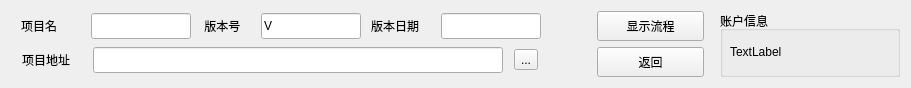
   <widget class="QWidget" name="layoutWidget">
    <property name="geometry">
     <rect>
      <x>10</x>
      <y>10</y>
      <width>911</width>
      <height>81</height>
     </rect>
    </property>
    <layout class="QHBoxLayout" name="horizontalLayout">
     <item>
      <layout class="QHBoxLayout" name="project_mainHlayout">
       <item>
        <layout class="QVBoxLayout" name="project_le_layout">
         <property name="leftMargin">
          <number>10</number>
         </property>
         <item>
          <layout class="QHBoxLayout" name="project_le1_layout">
           <property name="spacing">
            <number>10</number>
           </property>
           <property name="leftMargin">
            <number>0</number>
           </property>
           <item>
            <widget class="QLabel" name="project_name_label">
             <property name="minimumSize">
              <size>
               <width>40</width>
               <height>0</height>
              </size>
             </property>
             <property name="maximumSize">
              <size>
               <width>60</width>
               <height>16777215</height>
              </size>
             </property>
             <property name="text">
              <string>项目名</string>
             </property>
             <property name="buddy">
              <cstring>project_name_edit</cstring>
             </property>
            </widget>
           </item>
           <item>
            <widget class="QLineEdit" name="project_name_edit">
             <property name="minimumSize">
              <size>
               <width>70</width>
               <height>26</height>
              </size>
             </property>
             <property name="maximumSize">
              <size>
               <width>100</width>
               <height>26</height>
              </size>
             </property>
            </widget>
           </item>
           <item>
            <widget class="QLabel" name="version_name_label">
             <property name="minimumSize">
              <size>
               <width>30</width>
               <height>26</height>
              </size>
             </property>
             <property name="maximumSize">
              <size>
               <width>50</width>
               <height>16777215</height>
              </size>
             </property>
             <property name="text">
              <string> 版本号</string>
             </property>
             <property name="buddy">
              <cstring>version_name_edit</cstring>
             </property>
            </widget>
           </item>
           <item>
            <widget class="QLineEdit" name="version_name_edit">
             <property name="minimumSize">
              <size>
               <width>70</width>
               <height>26</height>
              </size>
             </property>
             <property name="maximumSize">
              <size>
               <width>100</width>
               <height>26</height>
              </size>
             </property>
             <property name="text">
              <string>V</string>
             </property>
            </widget>
           </item>
           <item>
            <widget class="QLabel" name="version_date_">
             <property name="minimumSize">
              <size>
               <width>55</width>
               <height>0</height>
              </size>
             </property>
             <property name="maximumSize">
              <size>
               <width>60</width>
               <height>30</height>
              </size>
             </property>
             <property name="text">
              <string>版本日期</string>
             </property>
             <property name="buddy">
              <cstring>version_date_edit</cstring>
             </property>
            </widget>
           </item>
           <item>
            <widget class="QLineEdit" name="version_date_edit">
             <property name="sizePolicy">
              <sizepolicy hsizetype="Fixed" vsizetype="Fixed">
               <horstretch>0</horstretch>
               <verstretch>0</verstretch>
              </sizepolicy>
             </property>
             <property name="minimumSize">
              <size>
               <width>70</width>
               <height>26</height>
              </size>
             </property>
             <property name="maximumSize">
              <size>
               <width>100</width>
               <height>26</height>
              </size>
             </property>
            </widget>
           </item>
          </layout>
         </item>
         <item>
          <layout class="QHBoxLayout" name="horizontalLayout_2">
           <property name="spacing">
            <number>10</number>
           </property>
           <property name="leftMargin">
            <number>0</number>
           </property>
           <item>
            <widget class="QLabel" name="project_address_label">
             <property name="sizePolicy">
              <sizepolicy hsizetype="Fixed" vsizetype="Preferred">
               <horstretch>0</horstretch>
               <verstretch>0</verstretch>
              </sizepolicy>
             </property>
             <property name="minimumSize">
              <size>
               <width>60</width>
               <height>26</height>
              </size>
             </property>
             <property name="text">
              <string>项目地址</string>
             </property>
             <property name="buddy">
              <cstring>project_address_edit</cstring>
             </property>
            </widget>
           </item>
           <item>
            <widget class="QLineEdit" name="project_address_edit">
             <property name="sizePolicy">
              <sizepolicy hsizetype="Preferred" vsizetype="Fixed">
               <horstretch>0</horstretch>
               <verstretch>0</verstretch>
              </sizepolicy>
             </property>
             <property name="minimumSize">
              <size>
               <width>400</width>
               <height>26</height>
              </size>
             </property>
             <property name="maximumSize">
              <size>
               <width>410</width>
               <height>16777215</height>
              </size>
             </property>
            </widget>
           </item>
           <item>
            <widget class="QToolButton" name="project_address_explore">
             <property name="text">
              <string>...</string>
             </property>
             <property name="icon">
              <iconset>
               <normaloff>fluent_gui/explore_file.jpg</normaloff>fluent_gui/explore_file.jpg</iconset>
             </property>
             <property name="iconSize">
              <size>
               <width>25</width>
               <height>20</height>
              </size>
             </property>
            </widget>
           </item>
          </layout>
         </item>
        </layout>
       </item>
      </layout>
     </item>
     <item>
      <spacer name="horizontalSpacer">
       <property name="orientation">
        <enum>Qt::Horizontal</enum>
       </property>
       <property name="sizeType">
        <enum>QSizePolicy::Preferred</enum>
       </property>
       <property name="sizeHint" stdset="0">
        <size>
         <width>50</width>
         <height>39</height>
        </size>
       </property>
      </spacer>
     </item>
     <item>
      <layout class="QVBoxLayout" name="verticalLayout_2">
       <item>
        <widget class="QPushButton" name="show_workflow_btn">
         <property name="minimumSize">
          <size>
           <width>100</width>
           <height>30</height>
          </size>
         </property>
         <property name="text">
          <string>显示流程</string>
         </property>
        </widget>
       </item>
       <item>
        <widget class="QPushButton" name="return_btn">
         <property name="minimumSize">
          <size>
           <width>100</width>
           <height>30</height>
          </size>
         </property>
         <property name="text">
          <string>返回</string>
         </property>
        </widget>
       </item>
      </layout>
     </item>
     <item>
      <spacer name="horizontalSpacer_2">
       <property name="orientation">
        <enum>Qt::Horizontal</enum>
       </property>
       <property name="sizeType">
        <enum>QSizePolicy::Preferred</enum>
       </property>
       <property name="sizeHint" stdset="0">
        <size>
         <width>10</width>
         <height>20</height>
        </size>
       </property>
      </spacer>
     </item>
     <item>
      <widget class="QGroupBox" name="account_box">
       <property name="minimumSize">
        <size>
         <width>180</width>
         <height>0</height>
        </size>
       </property>
       <property name="title">
        <string>账户信息</string>
       </property>
       <widget class="QLabel" name="username_label">
        <property name="geometry">
         <rect>
          <x>10</x>
          <y>20</y>
          <width>200</width>
          <height>41</height>
         </rect>
        </property>
        <property name="minimumSize">
         <size>
          <width>200</width>
          <height>0</height>
         </size>
        </property>
        <property name="text">
         <string>TextLabel</string>
        </property>
       </widget>
      </widget>
     </item>
    </layout>
   </widget>
